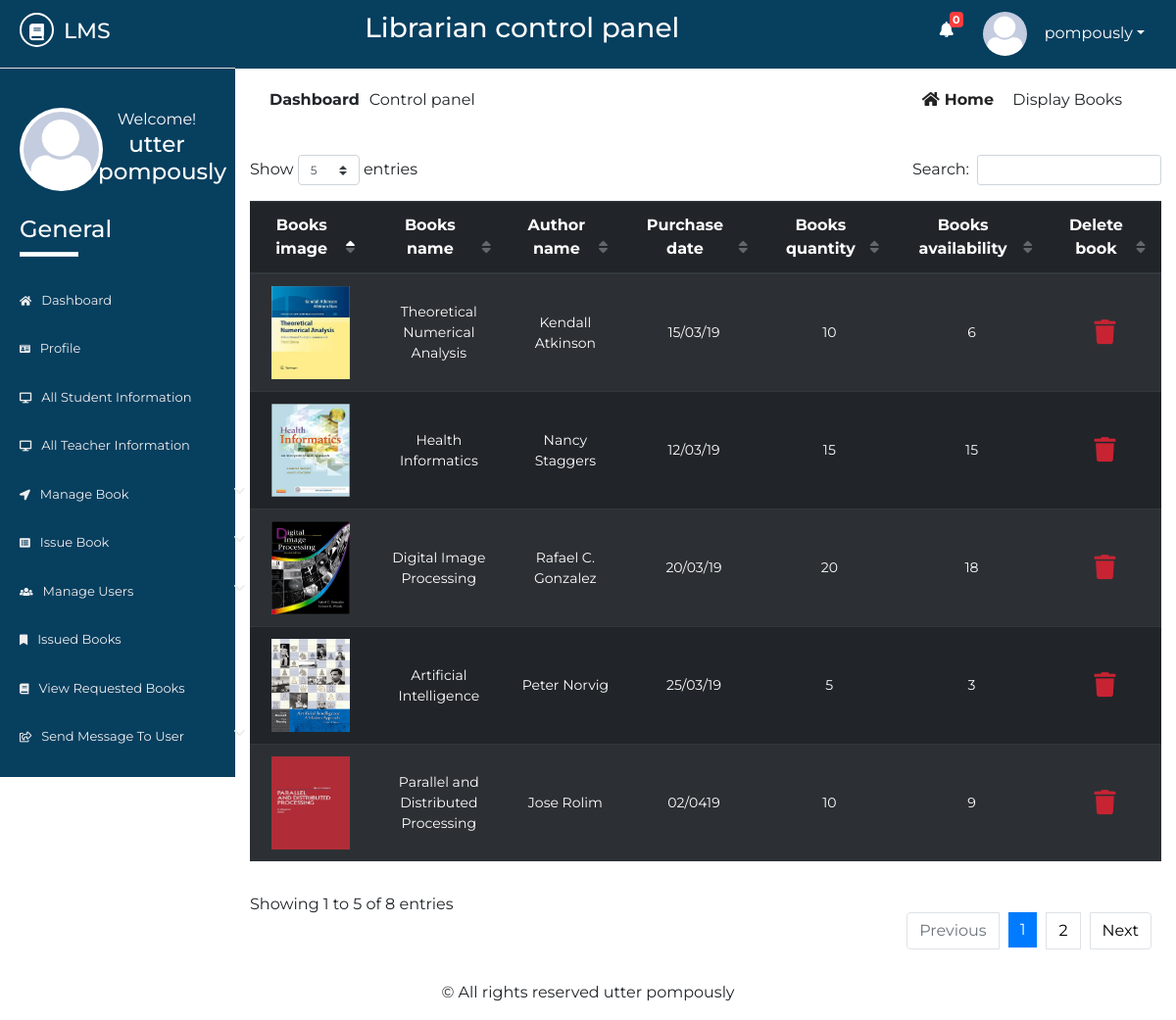
/Source/librarian/display-books.php (signed in), run on the app's committed database.
### tables this page shows
CREATE TABLE IF NOT EXISTS `lib_registration` (
  `id` int NOT NULL AUTO_INCREMENT,
  `name` varchar(50) NOT NULL,
  `username` varchar(20) NOT NULL,
  `password` varchar(20) NOT NULL,
  `email` varchar(50) NOT NULL,
  `phone` varchar(20) NOT NULL,
  `address` varchar(100) NOT NULL,
  `photo` varchar(500) NOT NULL,
  `status` varchar(7) NOT NULL,
  PRIMARY KEY (`id`)
);

CREATE TABLE IF NOT EXISTS `add_book` (
  `id` int NOT NULL AUTO_INCREMENT,
  `books_name` varchar(50) NOT NULL,
  `books_image` varchar(5000) NOT NULL,
  `books_author_name` varchar(50) NOT NULL,
  `books_purchase_date` varchar(20) NOT NULL,
  `books_quantity` varchar(20) NOT NULL,
  `books_availability` varchar(20) NOT NULL,
  `librarian_username` varchar(20) NOT NULL,
  PRIMARY KEY (`id`)
);

### Source/librarian/display-books.php (the view, shortened to what this page needs)
<?php
     $page="display-book";
        ?>
        <?php
    include 'inc/header.php';
    include 'inc/connection.php';
 ?>
	<div class="dashboard-content">
		<div class="dashboard-header">
			<div class="container">
				<div class="row">
					<div class="col-md-6">
						<div class="left">
							<p><span>dashboard</span>Control panel</p>
						</div>
					</div>
					<div class="col-md-6">
						<div class="right text-right">
							<a href="dashboard.php"><i class="fas fa-home"></i>home</a>
							<span class="disabled">display books</span>
						</div>
					</div>
				</div>
			</div>
            <div class="container">
                <div class="row">
                    <div class="col-md-12">
                        <div class="dbooks">
                            <table id="dtBasicExample" class="table table-striped table-dark text-center">
                           <thead>
                                <tr>
                                    <th>Books image</th>
                                    <th>Books name</th>
                                    <th>Author name</th>
                                    <th>Purchase date</th>
                                    <th>Books quantity</th>
                                    <th>Books availability</th>
                                    <th>Delete book</th>
                                </tr>
                           </thead>
                            <tbody>
                             <?php
                                $res = mysqli_query($link, "select * from add_book");
                                while ($row = mysqli_fetch_array($res)) {
                                    echo "<tr>";
                                    echo "<td>"; ?><img src="<?php echo $row["books_image"]; ?> " height="100" width="100" alt=""> <?php echo "</td>";
                                    echo "<td>";
                                    echo $row["books_name"];
                                    echo "</td>";
                                    echo "<td>";
                                    echo $row["books_author_name"];
                                    echo "</td>";
                                    echo "<td>";
                                    echo $row["books_purchase_date"];
                                    echo "</td>";
                                    echo "<td>";
                                    echo $row["books_quantity"];
                                    echo "</td>";
                                    echo "<td>";
                                    echo $row["books_availability"];
                                    echo "</td>";
                                     echo "<td>";
                                    ?><a href="delete-book.php?id=<?php echo $row["id"]; ?> "><i class="fas fa-trash"></i></a><?php
                                    echo "</td>";
                                    echo "</tr>";
                                }
                                 ?>
                                 </tbody>
                            </table>
                        </div>
                    </div>
                </div>
            </div>
		</div>
	</div>
	<?php
		include 'inc/footer.php';
	 ?>

### Source/librarian/inc/header.php (shortened to what this page needs)
<?php
    include 'inc/connection.php';
    $res = mysqli_query($link,"select * from request_books where read1='no'");
    $not= mysqli_num_rows($res);
 ?>
<!DOCTYPE html>
<html lang="en">
<head>
	<link rel="stylesheet" href="inc/css/bootstrap.min.css">
	<link rel="stylesheet" href="inc/css/bootstrap-select.min.css">
	<link rel="stylesheet" href="inc/css/fontawesome-all.min.css">
	<link rel="stylesheet" href="inc/css/datatables.min.css">
	<link rel="stylesheet" href="inc/css/pro1.css">
</head>
<body>
	<div class="main-content">
		<div class="wrapper">
			<div class="left-sidebar">
				<div class="p-title">
                    <h3><a href=""><i class="fas fa-book"></i><span>lms</span></a></h3>
				</div>
				<div class="profile">
					<div class="profile-pic">
                        <?php
                            $res = mysqli_query($link, "select * from lib_registration where username='".$_SESSION['username']."'");
                            while ($row = mysqli_fetch_array($res)){
                                ?><img src="<?php echo $row["photo"]; ?> " height="" width="" alt="something wrong" class="rounded-circle"></a> <?php
                            }
                        ?>
					</div>
					<div class="profile-info text-center">
						<span>Welcome!</span>
						<h2>
              <?php
                $res = mysqli_query($link, "select * from lib_registration where username='".$_SESSION['username']."'");
                while ($row = mysqli_fetch_array($res)){
                  $name  =  $row["name"];
                  echo $name;
                }
              ?>
            </h2>
					</div>
				</div>
				<div class="sidebar-menu">
					<h3>General</h3>
					<div class="border"></div>
	                <ul>
	                    <li class="menu <?php if($page=='home'){ echo 'active';} ?>">
      						<a href="dashboard.php"><i class="fas fa-home"></i>Dashboard</a>
    					</li>
    					  <li class="menu <?php if($page=='profile'){ echo 'active';} ?>">
      						<a href="profile.php"><i class="fas fa-id-card"></i>profile</a>
    					</li>
	                    <li class="menu <?php if($page=='sinfo'){ echo 'active';} ?>">
      						<a href="all-student-info.php"><i class="fas fa-desktop"></i>all student information</a>
    					</li>
    					<li class="menu <?php if($page=='tinfo'){ echo 'active';} ?>">
      						<a href="all-teacher-info.php"><i class="fas fa-desktop"></i>all teacher information</a>
    					</li>
    					<li class="menu menu-toggle2">
      						<a href="#"><i class="fas fa-location-arrow"></i>manage book <span class="fa fa-chevron-down"></span></a>
    					</li>
	                   <li class="menu menu-toggle1">
      						<a href="#"><i class="fas fa-list-alt"></i>issue book <span class="fa fa-chevron-down"></span></a>
    					</li>
    					<li class="menu menu-toggle3">
      						<a href="#"><i class="fas fa-users"></i>manage users <span class="fa fa-chevron-down"></span></a>
    					</li>
    					 <li class="menu <?php if($page=='ibook'){ echo 'active';} ?>">
      						<a href="issued-books.php"><i class="fas fa-bookmark"></i>issued books</a>
    					</li>
    					<li class="menu <?php if($page=='rbook'){ echo 'active';} ?>">
      						<a href="requested-books.php"><i class="fas fa-book"></i>view requested books</a>
    					</li>
    					<li class="menu menu-toggle4">
      						<a href="#"><i class="far fa-share-square"></i>send message to user <span class="fa fa-chevron-down"></span></a>
    					</li>
    				</ul>
				</div>
			</div>
			<div class="content">
				<div class="inner">
					<div class="heading text-center">
						<h3>Librarian control panel</h3>
					</div>
					<div class="header-profile text-right">
						<ul>
                            <li class="icon">
                                <a href="requested-books.php" ><i class="fas fa-bell"></i></a>
                                <span class="count" onclick="window.location='requested-books.php'"><b><?php echo $not; ?></b></span>
                            </li>
							<li class="dropdown">
                                <?php
                                     $res = mysqli_query($link, "select * from lib_registration where username='".$_SESSION['username']."'");
                                     while ($row = mysqli_fetch_array($res)){
                                         ?><a href="" class="dropdown-toggle" data-toggle="dropdown"><img src="<?php echo $row["photo"]; ?>" alt=""><span><?php echo $_SESSION["username"]; ?></span></a> <?php
                                     }
                                ?>
							</li>
						</ul>
					</div>
				</div>

### Source/librarian/inc/footer.php (shortened to what this page needs)
			</div>
		</div>
	</div>
    <div class="footer text-center">
        <p>&copy; All rights reserved utter pompously</p>
    </div>
</body>
</html>

### Source/librarian/inc/css/pro1.css (style rules this page uses)
* { margin: 0; padding: 0; }
body { font-family: 'Montserrat', sans-serif; }
.border { width: 60px; height: 5px; background: #fff; }
.main-content { width: 100%; height: auto; overflow: hidden; }
.main-content .left-sidebar { width: 20%; height: auto; background: #073f5f; float: left; }
.main-content .left-sidebar .p-title { width: 100%; padding: 13px; padding-left: 20px; background: #073f5f; border-bottom: 1px solid #ddd; }
.main-content .p-title a { text-decoration: none; color: #fff; font-size: 22px; text-transform: uppercase; }
.main-content .p-title a i { width: 35px; height: 35px; line-height: 35px; text-align: center; font-size: 17px; border-radius: 50%; border: 2px solid #fff; }
.main-content .p-title a span { margin-left: 10px; }
.main-content .left-sidebar .profile { width: 100%; padding: 20px; margin-top: 0; padding-top: 0; }
.main-content .left-sidebar .profile .profile-pic { width: 40%; float: left; }
.main-content .left-sidebar .profile img { width: 85px; height: 85px; position: inherit; padding: 4px; background: #fff; overflow: hidden; }
.main-content .left-sidebar .profile .profile-info { width: 60%; float: left; color: #fff; }
.main-content .left-sidebar .profile .profile-info h2 { font-size: 23px; }
.sidebar-menu { color: #fff; width: 100%; padding-top: 60px; padding-left: 0; }
.sidebar-menu h3 { margin-left: 20px; font-size: 24px; }
.sidebar-menu .border { margin-left: 20px; margin-bottom: 20px; }
.sidebar-menu ul li a { text-decoration: none; color: #eee; width: 270px; padding: 15px 20px; font-size: 13px; display: block; text-transform: capitalize; transition: all .5s ease; }
.sidebar-menu ul { padding-left: 0; }
.sidebar-menu ul li a i { margin-right: 10px; font-size: smaller; }
.sidebar-menu ul li a span { float: right; }
.content { width: 80%; height: auto; float: right; }
.content .inner { width: 100%; height: 70px; background: #073f5f; padding: 12px; }
.content .inner .heading { width: 60%; float: left; color: #fff; }
.content .inner .header-profile { width: calc(40%-20px); float: right; margin-right: 20px; position: relative; }
.content .inner .header-profile .icon i { margin-right: 30px; font-size: 16px; margin-top: 10px; }
.header-profile .dropdown span { color: #fff; margin-left: 10px; }
.header-profile .icon span { color: #fff; position: absolute; left: 10px; top: 0; font-size: 11px; width: 14px; height: 16px; line-height: 16px; text-align: center; border-radius: 4px; background: #FA3E3E; }
.header-profile ul li { list-style: none; float: left; }
.header-profile ul li i { color: #fff; }
.header-profile img { width: 40px; height: 40px; border-radius: 50%; margin-right: 8px; }
.dropdown a { text-decoration: none; color: #fff; }
.dropdown img { width: 45px; height: 45px; border-radius: 50%; }
.dashboard-header .left { padding: 20px; }
.dashboard-header .left p span { text-transform: capitalize; margin-right: 10px; font-weight: bold; }
.dashboard-header .right { padding: 20px; margin-right: 20px; }
.dashboard-header .right a { text-transform: capitalize; text-decoration: none; color: #222; margin-right: 15px; font-weight: bold; }
.dashboard-header .right a i { margin-right: 5px; }
.dashboard-header .right span { text-transform: capitalize; }
.dbooks table thead { font-size: 16px; }
.dbooks table tbody { font-size: 14px; vertical-align: middle; }
.dbooks table thead th { vertical-align: middle; }
.dbooks table tbody td { vertical-align: middle; }
.dbooks table tbody img { width: 80px; height: 95px; }
.dbooks table tbody a { text-decoration: none; color: #C82333; font-size: 25px; }

### data on the page
lib_registration: photo (picture), name "utter pompously"
add_book: books_image (picture), books_name "Theoretical Numerical Analysis", books_author_name "Kendall Atkinson", books_purchase_date "15/03/19", books_quantity "10", books_availability "6"
add_book: books_image (picture), books_name "Health Informatics", books_author_name "Nancy Staggers", books_purchase_date "12/03/19", books_quantity "15", books_availability "15"
add_book: books_image (picture), books_name "Digital Image Processing", books_author_name "Rafael C. Gonzalez", books_purchase_date "20/03/19", books_quantity "20", books_availability "18"
add_book: books_image (picture), books_name "Artificial Intelligence", books_author_name "Peter Norvig", books_purchase_date "25/03/19", books_quantity "5", books_availability "3"
add_book: books_image (picture), books_name "Parallel and Distributed Processing", books_author_name "Jose Rolim", books_purchase_date "02/0419", books_quantity "10", books_availability "9"

### other printed values
$not "0"
